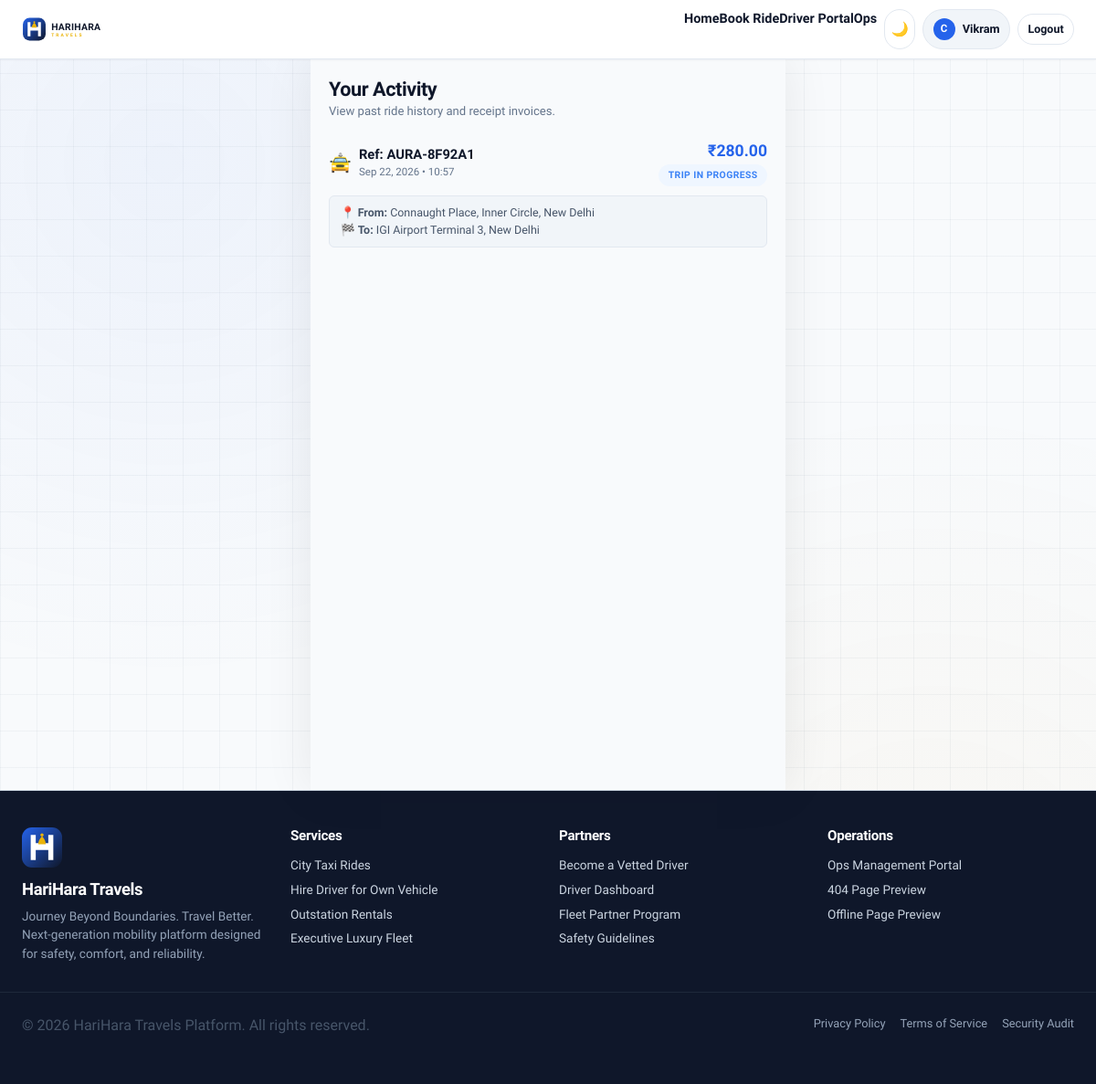
/customer/history/ (signed in), run on an earlier commit of the app's database.
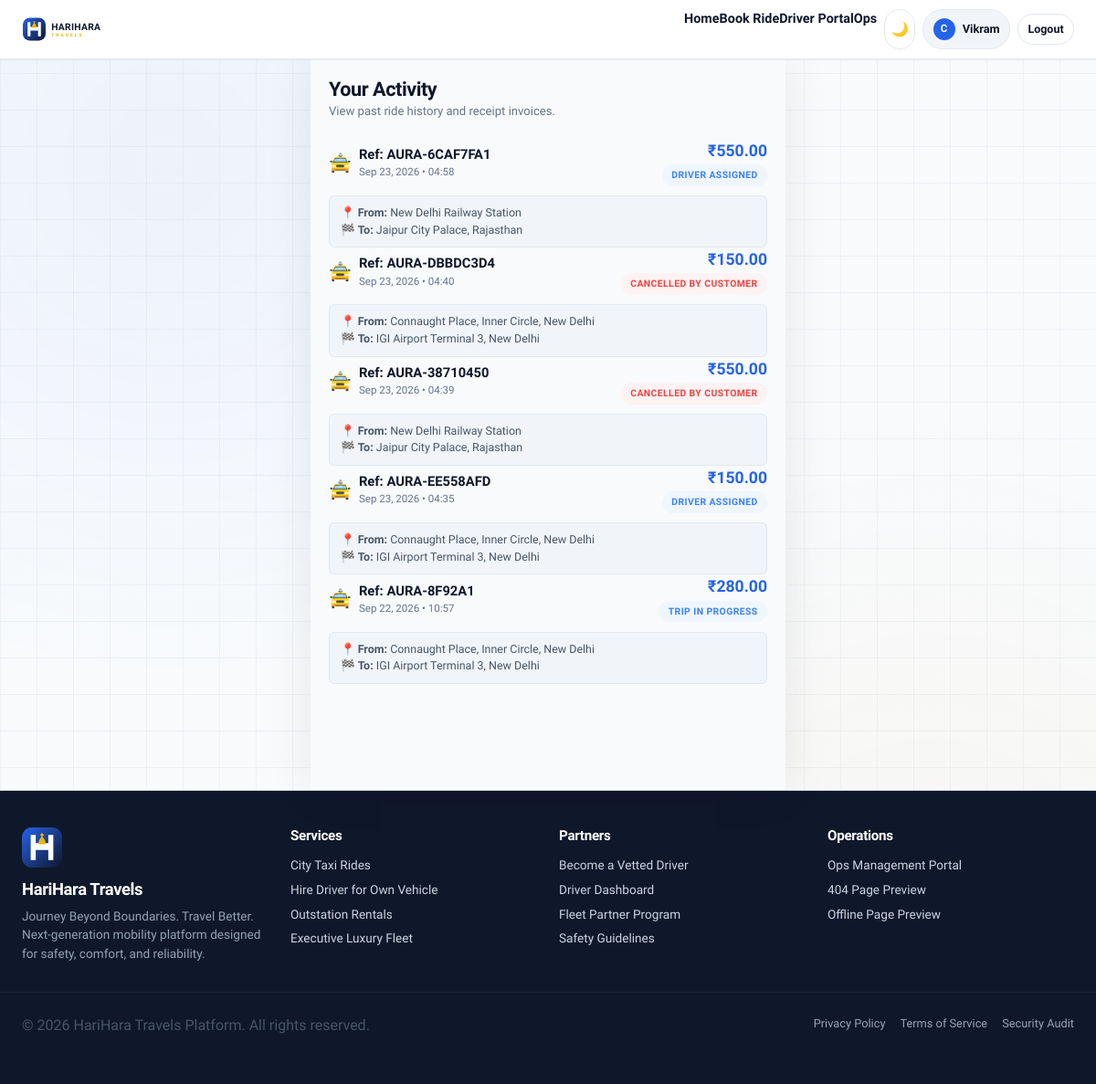
And on a later commit of the database.
### apps/accounts/models.py (models this page shows, shortened)
class User(AbstractUser):
    class Role(models.TextChoices):
        CUSTOMER = 'CUSTOMER', 'Customer'
        DRIVER = 'DRIVER', 'Driver'
        ADMIN = 'ADMIN', 'Admin / Operations'
    role = models.CharField(max_length=20, choices=Role.choices, default=Role.CUSTOMER)
    phone = models.CharField(max_length=20, unique=True, null=True, blank=True)
    is_phone_verified = models.BooleanField(default=False)
    is_email_verified = models.BooleanField(default=False)
    avatar = models.ImageField(upload_to='avatars/', null=True, blank=True)
    created_at = models.DateTimeField(auto_now_add=True)
    updated_at = models.DateTimeField(auto_now=True)

### apps/bookings/models.py (models this page shows, shortened)
class Booking(models.Model):
    id = models.UUIDField(primary_key=True, default=uuid.uuid4, editable=False)
    booking_reference = models.CharField(max_length=16, unique=True, editable=False)
    customer = models.ForeignKey(settings.AUTH_USER_MODEL, on_delete=models.CASCADE, related_name='bookings')
    driver = models.ForeignKey(DriverProfile, on_delete=models.SET_NULL, null=True, blank=True, related_name='assigned_bookings')
    vehicle = models.ForeignKey(Vehicle, on_delete=models.SET_NULL, null=True, blank=True, related_name='bookings')
    ride_offer = models.ForeignKey(RideOffer, on_delete=models.SET_NULL, null=True, blank=True, related_name='passenger_bookings')
    seats_booked = models.PositiveIntegerField(default=1)
    booking_type = models.CharField(max_length=20, choices=BookingType.choices, default=BookingType.TAXI)
    vehicle_category = models.CharField(max_length=20, choices=VehicleCategory.choices, default=VehicleCategory.SEDAN)
    pickup_address = models.TextField()
    pickup_latitude = models.FloatField()
    pickup_longitude = models.FloatField()
    destination_address = models.TextField()
    destination_latitude = models.FloatField()
    destination_longitude = models.FloatField()
    estimated_distance = models.FloatField(help_text="Distance in KM")
    estimated_duration = models.IntegerField(help_text="Duration in Minutes")
    estimated_fare = models.DecimalField(max_digits=10, decimal_places=2)
    final_fare = models.DecimalField(max_digits=10, decimal_places=2, null=True, blank=True)
    status = models.CharField(max_length=30, choices=BookingStatus.choices, default=BookingStatus.REQUESTED)
    payment_status = models.CharField(max_length=20, default='UNPAID')
    payment_method = models.CharField(max_length=30, default='CASH')
    cancellation_reason = models.TextField(null=True, blank=True)
    scheduled_at = models.DateTimeField(null=True, blank=True, help_text="Null for immediate bookings")
    created_at = models.DateTimeField(auto_now_add=True)
    updated_at = models.DateTimeField(auto_now=True)

### apps/customers/views.py (the view)
# urls.py: path('history/', views.trip_history, name='history'),
@login_required
def trip_history(request):
    from bookings.models import Booking
    bookings = Booking.objects.filter(customer=request.user).order_by('-created_at')
    return render(request, 'customer/history.html', {'bookings': bookings})

### templates/customer/history.html (shortened to what this page needs)
{% extends 'base/base.html' %}
{% block content %}
<div class="mobile-app-shell">
  <div style="padding: 1.25rem 1.25rem 0.5rem;">
    <h2 style="font-size: 1.35rem; font-weight: 800;">Your Activity</h2>
    <p style="font-size: 0.82rem; color: var(--color-text-muted);">View past ride history and receipt invoices.</p>
  </div>
  <div style="padding: 0.75rem 1.25rem 2rem;">
    {% for booking in bookings %}
      <a href="{% url 'bookings:detail' booking.id %}" class="mobile-card-tile mobile-touch-active" style="display: flex; flex-direction: column; align-items: stretch; gap: 0.65rem;">
        <div class="flex items-center justify-between">
          <div class="flex items-center gap-2">
            <span style="font-size: 1.25rem;">🚖</span>
            <div>
              <div style="font-weight: 700; font-size: 0.92rem; color: var(--color-text-primary);">Ref: {{ booking.booking_reference }}</div>
              <div style="font-size: 0.72rem; color: var(--color-text-muted);">{{ booking.created_at|date:"M d, Y • H:i" }}</div>
            </div>
          </div>
          <div style="text-align: right;">
            <div style="font-size: 1.1rem; font-weight: 800; color: var(--color-brand-blue);">₹{{ booking.final_fare|default:booking.estimated_fare }}</div>
            <span class="badge {% if 'CANCELLED' in booking.status %}badge-danger{% elif booking.status == 'TRIP_COMPLETED' %}badge-success{% else %}badge-info{% endif %}" style="font-size: 0.65rem;">
              {{ booking.get_status_display }}
            </span>
          </div>
        </div>
        <div style="font-size: 0.78rem; color: var(--color-text-secondary); background: var(--color-surface-hover); padding: 0.55rem 0.75rem; border-radius: var(--radius-sm); border: 1px solid var(--color-border);">
          <div style="white-space: nowrap; overflow: hidden; text-overflow: ellipsis;">📍 <strong>From:</strong> {{ booking.pickup_address }}</div>
          <div style="white-space: nowrap; overflow: hidden; text-overflow: ellipsis;">🏁 <strong>To:</strong> {{ booking.destination_address }}</div>
        </div>
      </a>
    {% endfor %}
  </div>
</div>
{% endblock %}

### templates/base/base.html (shortened to what this page needs)
<!DOCTYPE html>
<html lang="en" data-theme="light">
<head>
  <link rel="stylesheet" href="https://unpkg.com/leaflet@1.9.4/dist/leaflet.css"/>
  <link rel="stylesheet" href="/static/css/tokens.css">
  <link rel="stylesheet" href="/static/css/main.css">
  <link rel="stylesheet" href="/static/css/components.css">
  <link rel="stylesheet" href="/static/css/landing.css">
  <link rel="stylesheet" href="/static/css/booking.css">
  <link rel="stylesheet" href="/static/css/live-trip.css">
  <link rel="stylesheet" href="/static/css/driver.css">
  <link rel="stylesheet" href="/static/css/admin.css">
</head>
<body class="aura-vector-bg">
  {% include 'components/navbar.html' %}
  <main style="flex: 1;">
    {% block content %}{% endblock %}
  </main>
  {% include 'components/footer.html' %}
</body>
</html>

### templates/components/navbar.html (shortened to what this page needs)
<header class="mobile-app-header-container">
  <div class="container navbar-inner">
    <a href="{% url 'landing' %}" class="flex items-center" style="text-decoration: none; flex-shrink: 1; max-width: 140px;">
      <div data-aura-logo="full" data-width="135" data-height="34" style="max-width: 100%;"></div>
    </a>
    <nav class="nav-actions-group">
      <div class="desktop-nav-links flex items-center gap-5">
        <a href="{% url 'landing' %}" style="font-weight: 600; color: var(--color-text-primary); font-size: 0.9rem;">Home</a>
        <a href="{% url 'bookings:create' %}" style="font-weight: 600; color: var(--color-text-primary); font-size: 0.9rem;">Book Ride</a>
        <a href="{% url 'drivers:dashboard' %}" style="font-weight: 600; color: var(--color-text-primary); font-size: 0.9rem;">Driver Portal</a>
        <a href="{% url 'admin_ops:dashboard' %}" style="font-weight: 600; color: var(--color-text-primary); font-size: 0.9rem;">Ops</a>
      </div>
      <button data-theme-toggle class="mobile-touch-active btn btn-secondary btn-sm" title="Toggle Theme" style="border-radius: var(--radius-full); width: 34px; height: 34px; padding: 0; display: inline-flex; align-items: center; justify-content: center; font-size: 0.95rem; flex-shrink: 0;">
        🌙
      </button>
      {% if user.is_authenticated %}
        <a href="{% url 'customers:dashboard' %}" class="mobile-touch-active flex items-center gap-2" style="text-decoration: none; padding: 0.3rem 0.65rem; background: var(--color-surface-hover); border-radius: var(--radius-full); border: 1px solid var(--color-border); flex-shrink: 0;">
          <div style="width: 24px; height: 24px; border-radius: 50%; background: var(--color-brand-blue); color: white; display: flex; align-items: center; justify-content: center; font-size: 0.72rem; font-weight: 700;">
            {{ user.username|slice:":1"|upper }}
          </div>
          <span class="user-greeting-name" style="font-size: 0.8rem; font-weight: 600; color: var(--color-text-primary);">{{ user.first_name|default:user.username }}</span>
        </a>
        <a href="{% url 'accounts:logout' %}" class="desktop-only btn btn-secondary btn-sm navbar-btn-login">Logout</a>
      {% else %}
        <a href="{% url 'accounts:login' %}" class="btn btn-secondary btn-sm navbar-btn-login">Login</a>
        <a href="{% url 'accounts:register_customer' %}" class="btn btn-primary btn-sm navbar-btn-signup">Sign Up</a>
      {% endif %}
    </nav>
  </div>
</header>

### templates/components/footer.html (shortened to what this page needs)
<footer style="background-color: var(--color-primary-dark); color: #94A3B8; padding: 2.5rem 0 2rem; border-top: 1px solid var(--color-border-strong);">
  <div class="container grid grid-cols-1 grid-cols-4-md gap-6" style="margin-bottom: 2rem;">
    <div>
      <div data-aura-logo="icon" data-width="44" data-height="44" style="margin-bottom: 0.75rem;"></div>
      <h3 style="color: #FFFFFF; font-size: 1.15rem; margin-bottom: 0.5rem;">{{ PLATFORM_NAME }}</h3>
      <p style="color: #94A3B8; font-size: 0.85rem;">{{ PLATFORM_TAGLINE }} Next-generation mobility platform designed for safety, comfort, and reliability.</p>
    </div>
    <div>
      <h4 style="color: #FFFFFF; font-size: 0.95rem; margin-bottom: 0.75rem;">Services</h4>
      <ul style="list-style: none; display: flex; flex-direction: column; gap: 0.4rem; font-size: 0.85rem;">
        <li><a href="{% url 'bookings:create' %}" style="color: #CBD5E1;">City Taxi Rides</a></li>
        <li><a href="{% url 'bookings:create' %}" style="color: #CBD5E1;">Hire Driver for Own Vehicle</a></li>
        <li><a href="{% url 'bookings:create' %}" style="color: #CBD5E1;">Outstation Rentals</a></li>
        <li><a href="{% url 'bookings:create' %}" style="color: #CBD5E1;">Executive Luxury Fleet</a></li>
      </ul>
    </div>
    <div>
      <h4 style="color: #FFFFFF; font-size: 0.95rem; margin-bottom: 0.75rem;">Partners</h4>
      <ul style="list-style: none; display: flex; flex-direction: column; gap: 0.4rem; font-size: 0.85rem;">
        <li><a href="{% url 'accounts:register_driver' %}" style="color: #CBD5E1;">Become a Vetted Driver</a></li>
        <li><a href="{% url 'drivers:dashboard' %}" style="color: #CBD5E1;">Driver Dashboard</a></li>
        <li><a href="#" style="color: #CBD5E1;">Fleet Partner Program</a></li>
        <li><a href="#" style="color: #CBD5E1;">Safety Guidelines</a></li>
      </ul>
    </div>
    <div>
      <h4 style="color: #FFFFFF; font-size: 0.95rem; margin-bottom: 0.75rem;">Operations</h4>
      <ul style="list-style: none; display: flex; flex-direction: column; gap: 0.4rem; font-size: 0.85rem;">
        <li><a href="{% url 'admin_ops:dashboard' %}" style="color: #CBD5E1;">Ops Management Portal</a></li>
        <li><a href="/404.html" style="color: #CBD5E1;">404 Page Preview</a></li>
        <li><a href="/offline.html" style="color: #CBD5E1;">Offline Page Preview</a></li>
      </ul>
    </div>
  </div>
  <div class="container footer-bottom-inner" style="border-top: 1px solid #1E293B; padding-top: 1.5rem; font-size: 0.8rem; display: flex; flex-wrap: wrap; justify-content: space-between; gap: 1rem;">
    <p>© 2026 {{ PLATFORM_NAME }} Platform. All rights reserved.</p>
    <div class="flex gap-4" style="flex-wrap: wrap;">
      <a href="#" style="color: #94A3B8;">Privacy Policy</a>
      <a href="#" style="color: #94A3B8;">Terms of Service</a>
      <a href="#" style="color: #94A3B8;">Security Audit</a>
    </div>
  </div>
</footer>

What changed in the data, as far as the page shows it:
added Booking: booking_reference "AURA-6CAF7FA1", created_at "Sep 23, 2026 • 04:58", final_fare "550.00", status "DRIVER ASSIGNED", pickup_address "New Delhi Railway Station", destination_address "Jaipur City Palace, Rajasthan"
added Booking: booking_reference "AURA-DBBDC3D4", created_at "Sep 23, 2026 • 04:40", final_fare "150.00", status "CANCELLED BY CUSTOMER", pickup_address "Connaught Place, Inner Circle, New Delhi", destination_address "IGI Airport Terminal 3, New Delhi"
added Booking: booking_reference "AURA-38710450", created_at "Sep 23, 2026 • 04:39", final_fare "550.00", status "CANCELLED BY CUSTOMER", pickup_address "New Delhi Railway Station", destination_address "Jaipur City Palace, Rajasthan"
added Booking: booking_reference "AURA-EE558AFD", created_at "Sep 23, 2026 • 04:35", final_fare "150.00", status "DRIVER ASSIGNED", pickup_address "Connaught Place, Inner Circle, New Delhi", destination_address "IGI Airport Terminal 3, New Delhi"
